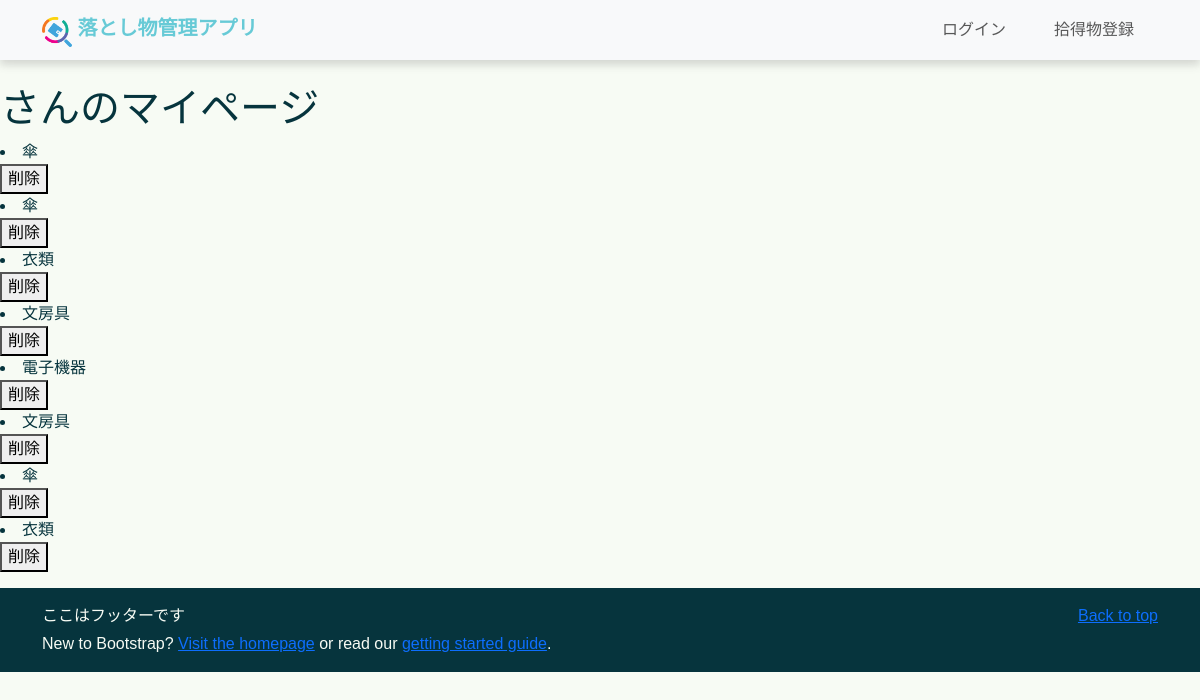
Screenshot of /mypage/student/ with the database file from the repository.
### top/models.py (models this page shows, shortened)
class Item(models.Model):
    item_id = models.AutoField(primary_key=True)
    item_name = models.ForeignKey(ItemsNameTag, on_delete=models.CASCADE, verbose_name="Item Name")
    PorD_location = models.ForeignKey(PickedOrDroppedLocationsTag, on_delete=models.CASCADE,
                                      verbose_name="Picked or Dropped Location")
    storage_location = models.ForeignKey(StorageLocationsTag, on_delete=models.CASCADE, verbose_name="Storage Location", null=True)
    item_type = models.IntegerField(verbose_name="Item Type", help_text="0: Found, 1: Lost")
    status = models.SmallIntegerField(verbose_name="Status", help_text="0: Pending, 1: In Progress, 2: Resolved")
    created_at = models.DateTimeField() # 時間を自動的に更新しない
    updated_at = models.DateTimeField(auto_now=True, null=True, blank=True)
    contact_email = models.EmailField(max_length=100, null=True, blank=True)
    contact_phone = models.CharField(max_length=20, null=True, blank=True)
    description = models.TextField(null=True, blank=True)

class ItemsNameTag(models.Model):
    item_name_id = models.AutoField(primary_key=True)
    item_name = models.CharField(max_length=100, verbose_name="Name tags for items",
                                 help_text="Stationery, clothing, electronic equipment, etc.")
    description = models.TextField(null=True, blank=True)

### mypage/views.py (the view)
# urls.py: path("student/", views.student_mypage, name="student_mypage"), # 学生マイページ表示
def student_mypage(request): # 表示用ビュー
    username = request.user.username # ユーザー名の取得
    useritems = Item.objects.filter(contact_email__startswith=username, item_type=1)
    return render(request, "student.html", {"useritems":useritems})

### mypage/templates/student.html (shortened to what this page needs)
{% extends "base.html" %}
{% load static %}
{% block content %}
<h1>{{ user.username }}さんのマイページ</h1>
{% if useritems %}
    {% for item in useritems %}
        <li>{{ item.item_name.item_name }}</li>
        <form action="{% url 'mypage:student_delete' item.item_id %}" method="POST">
            <button type="submit" onclick="return confirm('この登録を解除してよろしいですか？');">削除</button>
        </form>
    {% endfor %}
{% else %}
    <p>遺失物は登録されていません</p>
{% endif %}
{% endblock content %}

### static/css/style.css (style rules this page uses)
:root { --primary: #67CAD6; --body:#cef1f7; --background:#F7FBF4; --textcolor:#06343D; }
body { font-family: "Noto Sans JP", sans-serif !important; font-optical-sizing: auto; color:var(--textcolor) !important; background-color:var(--background)!important; }

### static/css/top.css (style rules this page uses)
:root { --primary: #67CAD6; --body:#cef1f7; --background:#F7FBF4; --box-shadow:0 8px 22px rgba(77, 77, 77, 0.204); --textcolor:#06343D; }

### rows the page displays
Item: item_name.item_name "傘"
Item: item_name.item_name "傘"
Item: item_name.item_name "衣類"
Item: item_name.item_name "文房具"
Item: item_name.item_name "電子機器"
Item: item_name.item_name "文房具"
Item: item_name.item_name "傘"
Item: item_name.item_name "衣類"
